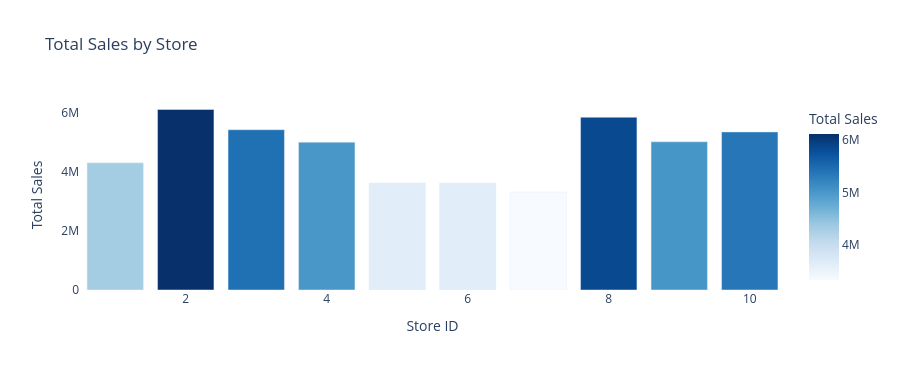
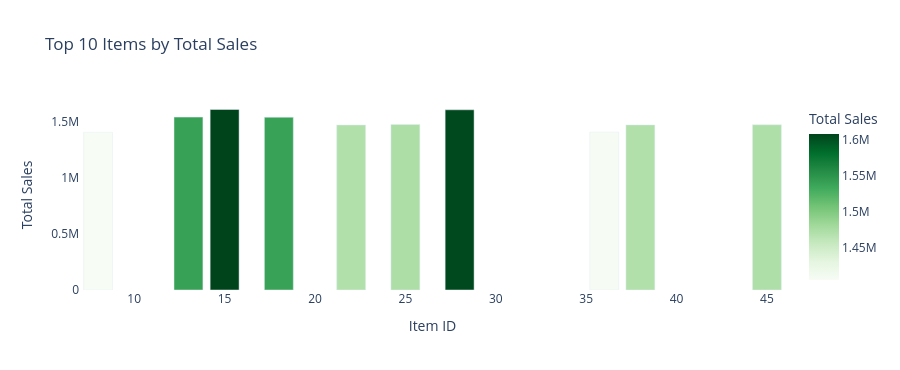

Notebook code cell kept with these figures, in order:
### Code cell
# Cell 8 — Store & Item Performance
store_perf = demand.groupby('store')['sales'].sum().reset_index().sort_values('sales', ascending=False)
item_perf  = demand.groupby('item')['sales'].sum().reset_index().sort_values('sales', ascending=False).head(10)

fig1 = px.bar(store_perf, x='store', y='sales',
              title='Total Sales by Store',
              labels={'sales': 'Total Sales', 'store': 'Store ID'},
              color='sales', color_continuous_scale='Blues')
fig1.update_layout(height=370, plot_bgcolor='white', paper_bgcolor='white')
fig1.show()

fig2 = px.bar(item_perf, x='item', y='sales',
              title='Top 10 Items by Total Sales',
              labels={'sales': 'Total Sales', 'item': 'Item ID'},
              color='sales', color_continuous_scale='Greens')
fig2.update_layout(height=370, plot_bgcolor='white', paper_bgcolor='white')
fig2.show()

### Figure 1 — Plotly figure (JSON) as saved in the notebook; plotly's stock layout.template omitted (floating-point values rounded to 4 significant figures)
{"data": [{"hovertemplate": "Store ID=%{x}<br>Total Sales=%{marker.color}<extra></extra>", "legendgroup": "", "marker": {"color": [6120128, 5856169, 5435144, 5360158, 5025976, 5012639, 4315603, 3631016, 3627670, 3320009], "coloraxis": "coloraxis", "pattern": {"shape": ""}}, "name": "", "orientation": "v", "showlegend": false, "textposition": "auto", "type": "bar", "x": [2, 8, 3, 10, 9, 4, 1, 5, 6, 7], "xaxis": "x", "y": [6120128, 5856169, 5435144, 5360158, 5025976, 5012639, 4315603, 3631016, 3627670, 3320009], "yaxis": "y"}], "layout": {"barmode": "relative", "coloraxis": {"colorbar": {"title": {"text": "Total Sales"}}, "colorscale": [[0, "rgb(247,251,255)"], [0.125, "rgb(222,235,247)"], [0.25, "rgb(198,219,239)"], [0.375, "rgb(158,202,225)"], [0.5, "rgb(107,174,214)"], [0.625, "rgb(66,146,198)"], [0.75, "rgb(33,113,181)"], [0.875, "rgb(8,81,156)"], [1, "rgb(8,48,107)"]]}, "height": 370, "legend": {"tracegroupgap": 0}, "paper_bgcolor": "white", "plot_bgcolor": "white", "title": {"text": "Total Sales by Store"}, "xaxis": {"anchor": "y", "domain": [0, 1], "title": {"text": "Store ID"}}, "yaxis": {"anchor": "x", "domain": [0, 1], "title": {"text": "Total Sales"}}}}

### Figure 2 — Plotly figure (JSON) as saved in the notebook; plotly's stock layout.template omitted (floating-point values rounded to 4 significant figures)
{"data": [{"hovertemplate": "Item ID=%{x}<br>Total Sales=%{marker.color}<extra></extra>", "legendgroup": "", "marker": {"color": [1607442, 1604713, 1539621, 1538876, 1473334, 1471467, 1470330, 1469971, 1406548, 1405108], "coloraxis": "coloraxis", "pattern": {"shape": ""}}, "name": "", "orientation": "v", "showlegend": false, "textposition": "auto", "type": "bar", "x": [15, 28, 13, 18, 25, 45, 38, 22, 36, 8], "xaxis": "x", "y": [1607442, 1604713, 1539621, 1538876, 1473334, 1471467, 1470330, 1469971, 1406548, 1405108], "yaxis": "y"}], "layout": {"barmode": "relative", "coloraxis": {"colorbar": {"title": {"text": "Total Sales"}}, "colorscale": [[0, "rgb(247,252,245)"], [0.125, "rgb(229,245,224)"], [0.25, "rgb(199,233,192)"], [0.375, "rgb(161,217,155)"], [0.5, "rgb(116,196,118)"], [0.625, "rgb(65,171,93)"], [0.75, "rgb(35,139,69)"], [0.875, "rgb(0,109,44)"], [1, "rgb(0,68,27)"]]}, "height": 370, "legend": {"tracegroupgap": 0}, "paper_bgcolor": "white", "plot_bgcolor": "white", "title": {"text": "Top 10 Items by Total Sales"}, "xaxis": {"anchor": "y", "domain": [0, 1], "title": {"text": "Item ID"}}, "yaxis": {"anchor": "x", "domain": [0, 1], "title": {"text": "Total Sales"}}}}
